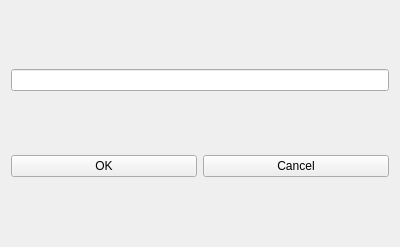
<?xml version="1.0" encoding="UTF-8"?>
<ui version="4.0">
 <class>VocabularyDialog</class>
 <widget class="QWidget" name="VocabularyDialog">
  <property name="geometry">
   <rect>
    <x>0</x>
    <y>0</y>
    <width>400</width>
    <height>247</height>
   </rect>
  </property>
  <property name="windowTitle">
   <string>Form</string>
  </property>
  <layout class="QGridLayout" name="gridLayout">
   <item row="0" column="0" colspan="2">
    <widget class="QLineEdit" name="nameLine"/>
   </item>
   <item row="1" column="0">
    <widget class="QPushButton" name="okButton">
     <property name="text">
      <string>OK</string>
     </property>
    </widget>
   </item>
   <item row="1" column="1">
    <widget class="QPushButton" name="cancelButton">
     <property name="text">
      <string>Cancel</string>
     </property>
    </widget>
   </item>
  </layout>
 </widget>
 <resources/>
 <connections/>
</ui>
